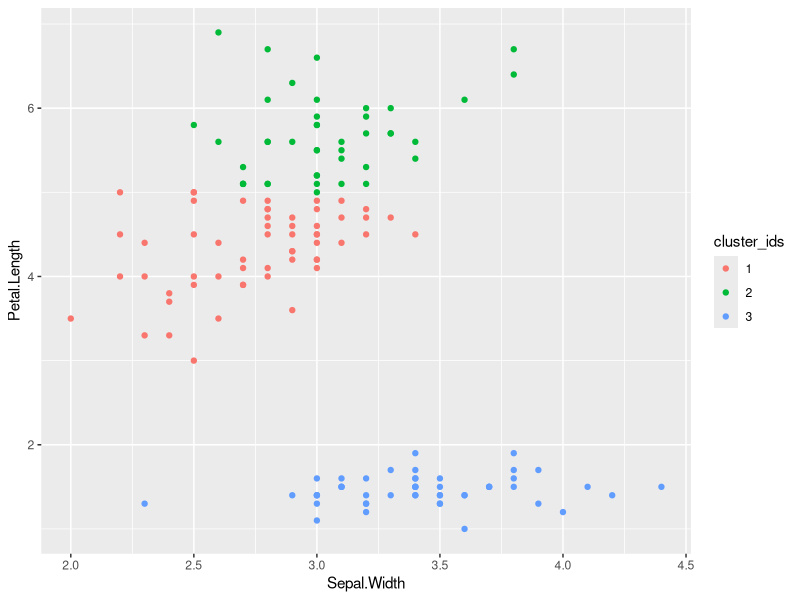
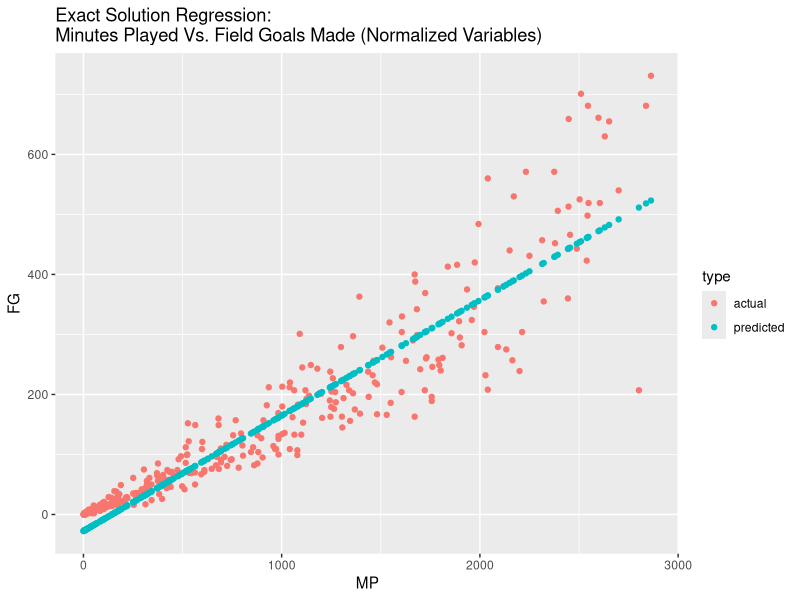
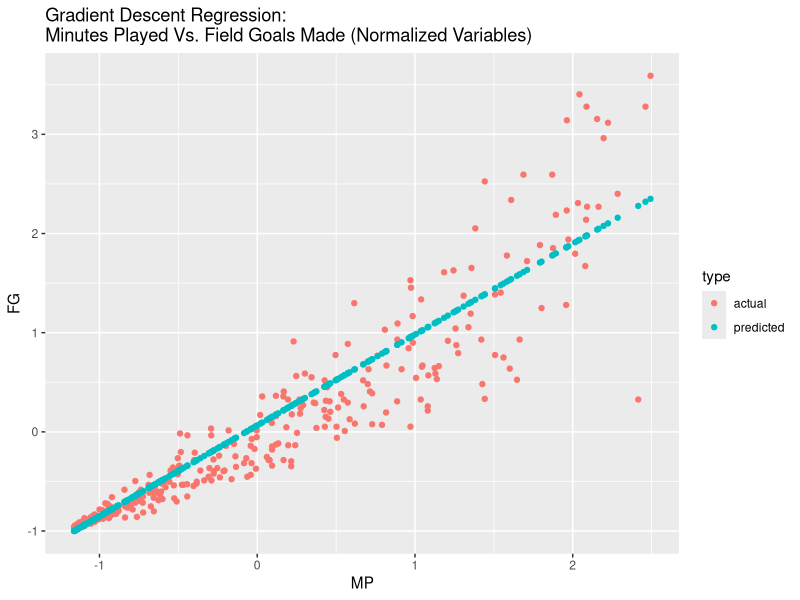
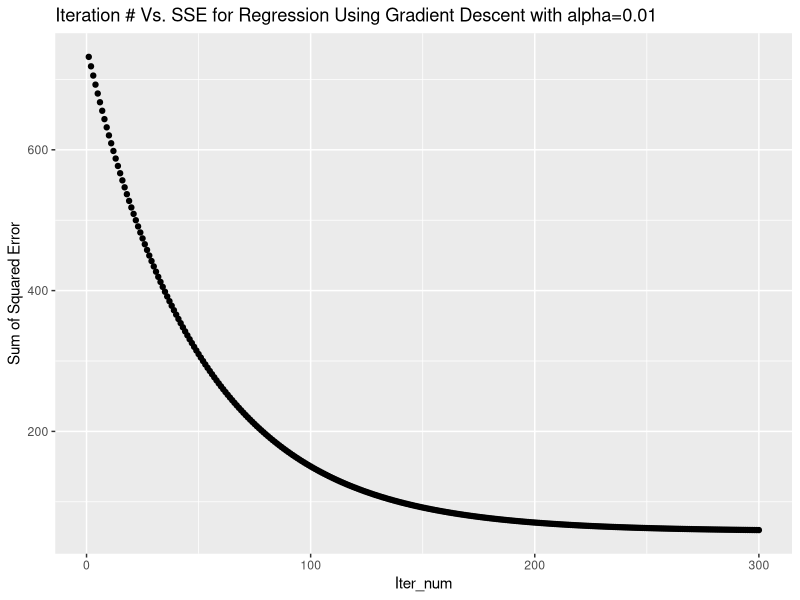

Here is the R script that generated these plots, in order:
## ---- chunk 1
library(dplyr)
library(magrittr)
library(ggplot2)
## ---- chunk 2
init_random_centroids <- function(df, k){
  
      df_dim <- ncol(df)
      df_numpoints <- nrow(df)
      centroid_matrix <- matrix(nrow = k, ncol = df_dim) # initialize matrix
      
      dimension_bounds_matrix <- matrix(nrow = df_dim, ncol = 2) # min and max across each dimension of the data frame df
      
      for(i in 1:df_dim){
        
          dimension_bounds_matrix[i,1] <- min(df[,i])   
          dimension_bounds_matrix[i,2] <- max(df[,i])   
          
      }
      # generate random values between the min and max of each dimension of df
      random_numbers <- function(x){runif(1, min=dimension_bounds_matrix[x,1], max=dimension_bounds_matrix[x,2])}
         
      generate_centroid_point <- function(x){sapply(1:df_dim, random_numbers)} 
          
      centroid_matrix <- as.matrix(t(sapply(1:k, generate_centroid_point))) # create k random sets of numbers between min and (max-1)
      
      
      return(centroid_matrix)
}

assign_to_clusters <- function(df,k,centroid_matrix){
      
      df_dim <- ncol(df)
      df_numpoints <- nrow(df)    
  
      cluster_ids <- vector(length = df_numpoints)
      distances_vector <- vector(length = k) # this vector contains the distances between the current point and each cluster center 
      
      for(i in 1:df_numpoints){
          
          distances_to_point <- function(x){dist(rbind(df[i,], centroid_matrix[x,]))}
          
          distances_vector <-  sapply(1:k, distances_to_point)
        
          cluster_ids[i] <- which.min(distances_vector) # index of the vector with the smallest value
      }
      
      return(cluster_ids)
}
update_centroids <- function(df,centroid_matrix,cluster_ids){
  
      df_dim <- ncol(df)
      df_numpoints <- nrow(df)
      
      df_with_ids <- cbind(df,cluster_ids) # we want the cluster ids attached to the data frame

      # each coordinate of the centroids is the mean of that coordinate value across the cluster  
      updated_centroid_matrix <- df_with_ids %>% group_by(cluster_ids) %>% summarise_all(mean) %>% select(-cluster_ids)
      
      return(as.matrix(updated_centroid_matrix))
}

kmeans_clustering <- function(df, k, max_iter){
      
      df_dim <- ncol(df)
      df_numpoints <- nrow(df)
      
      centroid_matrix <- init_random_centroids(df,k) # Chose k random centroids within domain of dataset to start
      
      cluster_ids <- assign_to_clusters(df,k,centroid_matrix) # initially assign each datapoint to nearest cluster center
      
      count_iter <- 0
      while(count_iter < max_iter) {
        
        centroid_matrix <- update_centroids(df,centroid_matrix,cluster_ids) # update centroids to reflect new assignment of cluster ids
        
        cluster_ids <- assign_to_clusters(df,k,centroid_matrix) # assign points to new clusters
        
        count_iter <- count_iter + 1
      }
      
      return(cbind(df,cluster_ids))
}

## ---- chunk 3
clustered_data<- kmeans_clustering(iris[,2:3],3,20)
## ---- chunk 4

clustered_data$cluster_ids <- as.factor(clustered_data$cluster_ids) # needs to be a factor so ggplot works

ggplot(data=clustered_data, aes(x=Sepal.Width, y=Petal.Length,  color=cluster_ids))+geom_point()
## ---- chunk 5

calculate_beta_vector<-function(train_x, train_y){
  
      beta_vector <- solve(t(train_x) %*% train_x) %*% t(train_x) %*% train_y # formula for optimal betas, can be found by calculus
      
      return(beta_vector)
}

predict_glr <- function(test_x, train_x, train_y){
      
      train_x <- as.matrix(train_x) # make the training and testing data matrices in order to do matrix multiplication
      train_y <- as.matrix(train_y)
      test_x <- as.matrix(test_x)
      
      num_points_train <- nrow(train_x)
      num_points_test <- nrow(test_x)
          
      test_x <- cbind(rep(1,num_points_test),test_x) # bind vector of ones for intercept
      train_x <- cbind(rep(1,num_points_train),train_x) # bind vector of ones for intercept
  
      beta_vector <- calculate_beta_vector(train_x, train_y) 
      
      predicted_y <- test_x %*% beta_vector
      
      return(list(predicted_y, beta_vector))
}
## ---- chunk 6
nba_data <- read.csv("NBA_Stats_Analysis.csv")

nba_data_subset <- nba_data[,c("MP","Age","FG")]

train <-  as.data.frame(na.omit(nba_data_subset[1:400,]))
test <-  as.data.frame(na.omit(nba_data_subset[401:735,]))

train_x <- train$MP
test_x <- test$MP

train_y <- train$FG
test_y <- test$FG

glr_results <- predict_glr(as.data.frame(test_x), as.data.frame(train_x), as.data.frame(train_y))

predicted_y <- glr_results[[1]]

n <- nrow(test)

predicted <- test
actual <- test

actual$type <- rep("actual",n)
predicted$type <- rep("predicted",n)

predicted$FG <- predicted_y

data_to_plot<- as.data.frame(rbind(actual,predicted))

ggplot(data_to_plot, aes(MP,FG, color=type))+geom_point() + ggtitle("Exact Solution Regression: \nMinutes Played Vs. Field Goals Made (Normalized Variables)")

## ---- chunk 7
test_copy <- test

test_copy$predicted_y <- predicted_y

y_mean <- mean(test_copy$FG)

ss_total <- sum((test_copy$FG - y_mean)^2)
ss_res <- sum((predicted_y - test_copy$FG)^2)

r_2 <- 1 - ss_res/ss_total

cat("R^2: ", r_2)
## ---- chunk 8
        
update_betas <- function(beta_vector, predicted_y, train_y, train_x, alpha){
        
        num_points <- nrow(train_x)
        num_var <- ncol(train_x)
              
        beta_vector[1] <- beta_vector[1] - alpha*(1/(num_points))*sum((predicted_y - train_y)) 
        
        temp <- function(x){(alpha*(1/(num_points))*sum((predicted_y - train_y)*x))}
        
        beta_vector[2:(num_var)] <- beta_vector[2:(num_var)] - sapply(as.data.frame(train_x[,2:(num_var)]), temp)

        return(beta_vector)
        }

grad_descent_lr <- function(train_x, train_y, max_iter=300, alpha=0.01, error_threshold=0.1){
      
      num_points <- nrow(train_x)
      num_var <- ncol(train_x)
      
      train_x <- as.matrix(cbind(rep(1,num_points),train_x)) # bind a column of ones to the training data to account for the intercept in regression
      
      beta_vector <- as.matrix(rnorm(num_var+1, mean=1, sd=0.5)) # num_var + 1 which includes y-int as first entry
      
      beta_matrix <- matrix(nrow = max_iter, ncol = (num_var+1)) # keep all previous beta vectors in a matrix to visualize convergence path after
      
      error_vector <- rep(0,max_iter)
      num_iter <- 0
      error_diff <- error_threshold + 0.001 # fix this later, error_diff should really start at zero
      
      sum_of_squared_error <- 0
      while (num_iter < max_iter && error_diff > error_threshold){ 
        
        prev_sum_of_squared_error <- sum_of_squared_error 
        
        predicted_y <- t(beta_vector) %*% t(train_x)
        
        prev_beta_vector <- beta_vector # store beta vector before update to compute the error between the previous and updated beta vectors
    
        beta_vector <- update_betas(beta_vector, predicted_y, train_y, train_x, alpha) # update betas using formula found in algorithm
        
        sum_of_squared_error <- sum((predicted_y - train_y)^2) # sum of squared error, used to measure convergence of the algorithm
        
        # error diff is used as a measure of convergence, error_diff is very small once the algorithm converges
        error_diff <- abs(prev_sum_of_squared_error - sum_of_squared_error)
        
        beta_matrix[num_iter+1,] <-  beta_vector 
        error_vector[num_iter+1] <- sum_of_squared_error
        
        num_iter <- num_iter + 1
      }
      return(list(beta_vector, sum_of_squared_error,num_iter, beta_matrix, error_vector))
}

predict_gd_lr <- function(test_x, beta_vector){
    
        test_x <- as.matrix(test_x) # needed for matrix multiplication
        
        num_points <- nrow(test_x)
          
        test_x <- cbind(rep(1, num_points), test_x) # bind vector of ones for intercept
        
        predicted_y <- test_x %*% beta_vector
        
        return(predicted_y)
}
## ---- chunk 9
# normalize the NBA data first using the Z score method
train_NormZ <- as.data.frame(scale(train)) 
test_NormZ <- as.data.frame(scale(test))

# run stochastic gradient descent, I needed to cast the normalized training data to data frames to avoid some issues
grad_descent_results <- grad_descent_lr(train_x=as.data.frame(train_NormZ$MP), train_y=as.data.frame(train_NormZ$FG), max_iter=300, alpha=0.01, error_threshold=0.001)

beta_vector <- grad_descent_results[[1]]

test_x <- as.data.frame(test_NormZ$MP) # predictor matrix

predicted_y <- predict_gd_lr(test_x, beta_vector)

actual_normZ <- test_NormZ # make a copy of the normalized test data to put actual data (done for plotting with ggplot purposes)

n <- nrow(actual_normZ)

predicted_normZ <- actual_normZ

actual_normZ$type <- rep("actual",n)
predicted_normZ$type <- rep("predicted",n)

predicted_normZ$FG <- predicted_y

data_to_plot <- as.data.frame(rbind(actual_normZ, predicted_normZ))

ggplot(data_to_plot, aes(MP,FG, color=type)) + geom_point() + ggtitle("Gradient Descent Regression: \nMinutes Played Vs. Field Goals Made (Normalized Variables)")

## ---- chunk 10
max_iter <- 300

betas_df <- as.data.frame(grad_descent_results[[4]])
sse_vector <- as.data.frame(grad_descent_results[[5]])

betas_error_df <- as.data.frame(cbind(seq(max_iter),betas_df, sse_vector))

colnames(betas_error_df) <- c("Iter_num","beta_0", "beta_1", "error")

ggplot(betas_error_df, aes(x=Iter_num, y=error))+geom_point()+ggtitle("Iteration # Vs. SSE for Regression Using Gradient Descent with alpha=0.01") + ylab("Sum of Squared Error")
